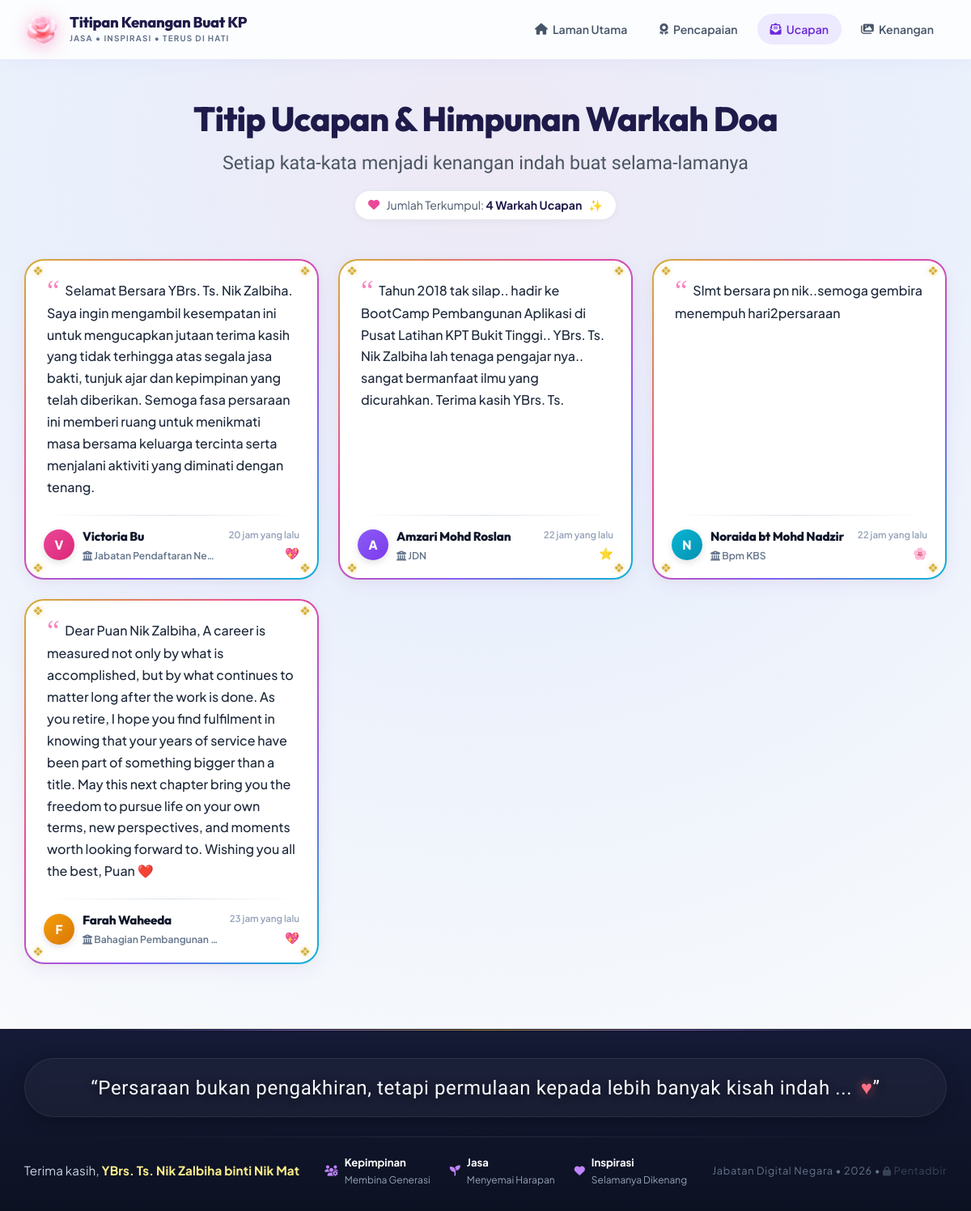
The app's page /titip-ucapan with its own data.
### app/models.py (models this page shows, shortened)
class Submission(db.Model):
    __tablename__ = "submissions"
    id = db.Column(db.Integer, primary_key=True)
    nama = db.Column(db.String(150), nullable=False)
    bahagian = db.Column(db.String(150), nullable=False)
    jawatan = db.Column(db.String(150), nullable=True)
    ucapan = db.Column(db.Text, nullable=True)
    created_at = db.Column(db.DateTime, default=datetime.now)
    status = db.Column(db.String(20), default="active")  # active, archived, reviewed
    data_type = db.Column(db.String(20), default="official")  # 'test' atau 'official' (pengasingan selamat)
    image_filename = db.Column(db.String(255), nullable=True)
    image_local_path = db.Column(db.String(255), nullable=True)
    image_drive_file_id = db.Column(db.String(100), nullable=True)
    image_drive_link = db.Column(db.String(500), nullable=True)
    image_sync_status = db.Column(db.String(30), default="none")  # none, pending, synced, failed
    video_filename = db.Column(db.String(255), nullable=True)
    video_local_path = db.Column(db.String(255), nullable=True)
    video_drive_file_id = db.Column(db.String(100), nullable=True)
    video_drive_link = db.Column(db.String(500), nullable=True)
    video_sync_status = db.Column(db.String(30), default="none")  # none, pending, synced, failed
    ip_address = db.Column(db.String(50), nullable=True)

### app/routes/public.py (the view)
@public_bp.route("/titip-ucapan")
def titip_ucapan():
    all_text_submissions = (
        Submission.query.filter_by(status="active", data_type="official")
        .filter(Submission.ucapan.isnot(None), Submission.ucapan != "")
        .order_by(Submission.created_at.desc())
        .all()
    )
    total_submissions = Submission.query.filter_by(status="active", data_type="official").count()
    return render_template(
        "titip_ucapan.html",
        bahagian_list=BAHAGIAN_JDN,
        all_text_submissions=all_text_submissions,
        total_submissions=total_submissions,
        active_page="titip_ucapan"
    )

### app/routes/public.py (called while the page is built)
@public_bp.app_template_filter("time_ago")
def time_ago_filter(dt):
    if not dt:
        return "Baru sahaja"
    diff = datetime.now() - dt
    seconds = int(diff.total_seconds())
    if seconds < 60:
        return "Baru sahaja"
    elif seconds < 3600:
        mins = max(1, seconds // 60)
        return f"{mins} minit yang lalu"
    elif seconds < 86400:
        hrs = max(1, seconds // 3600)
        return f"{hrs} jam yang lalu"
    elif seconds < 86400 * 7:
        days = max(1, seconds // 86400)
        return f"{days} hari yang lalu"
    else:
        return dt.strftime("%d %b")

### app/templates/titip_ucapan.html (shortened to what this page needs)
{% extends "base.html" %}
{% block content %}
<div class="page-ucapan-wrapper">
  <div class="container">
    <div class="cute-page-header">
      <h1 class="cute-page-title">
        Titip Ucapan & Himpunan Warkah Doa
      </h1>
      <p class="cute-page-subtitle">
        Setiap kata-kata menjadi kenangan indah buat selama-lamanya
      </p>
      <div class="cute-counter-tag">
        <i class="fa-solid fa-heart" style="color: #ec4899;"></i>
        <span>Jumlah Terkumpul: <strong style="color: #1e1b4b;">{{ all_text_submissions|length }} Warkah Ucapan</strong></span>
        <span>✨</span>
      </div>
    </div>
    <div class="comel-warkah-grid">
      {% if all_text_submissions and all_text_submissions|length > 0 %}
        {% for s in all_text_submissions %}
          <div class="warkah-comel-card">
            <span class="corner-motif tl">❖</span>
            <span class="corner-motif tr">❖</span>
            <span class="corner-motif bl">❖</span>
            <span class="corner-motif br">❖</span>
            <div class="warkah-text-area">
              <span class="quote-symbol">&ldquo;</span>
              <p class="warkah-paragraph">{{ s.ucapan }}</p>
            </div>
            <div class="warkah-card-divider"></div>
            <div class="warkah-footer-info">
              <div class="warkah-author-cluster">
                <div class="warkah-cute-avatar avatar-color-{{ loop.index0 % 5 }}">
                  {{ s.nama[:1] | upper }}
                </div>
                <div class="warkah-author-text">
                  <h3 class="warkah-author-name">{{ s.nama }}</h3>
                  <span class="warkah-author-dept">
                    <i class="fa-solid fa-building-columns"></i> {{ s.bahagian if s.bahagian and s.bahagian != '-' else 'Warga JDN' }}
                  </span>
                </div>
              </div>
              <div class="warkah-cute-meta">
                <span class="warkah-time-text">{{ s.created_at | time_ago }}</span>
                <span class="cute-love-icon">
                  {% if loop.index % 3 == 1 %}💖
                  {% elif loop.index % 3 == 2 %}⭐
                  {% else %}🌸{% endif %}
                </span>
              </div>
            </div>
          </div>
        {% endfor %}
      {% endif %}
    </div>
  </div>
</div>
{% endblock %}

### app/templates/base.html (shortened to what this page needs)
<!DOCTYPE html>
<html lang="ms">
<head>
  <link rel="stylesheet" href="https://cdnjs.cloudflare.com/ajax/libs/font-awesome/6.5.1/css/all.min.css">
  <link rel="stylesheet" href="{{ url_for('static', filename='css/style.css') }}?v=20261014_r4">
</head>
<body>
  <header class="site-header">
    <div class="container">
      <div class="nav-wrap">
        <a href="{{ url_for('public.index') }}" class="brand-link" id="nav-brand">
          <img src="{{ url_for('static', filename='images/bunga_rose_logo.png') }}" alt="Titipan Kenangan KP" class="brand-rose-icon">
          <div class="brand-text">
            <h1>Titipan Kenangan Buat KP</h1>
            <span>JASA &bull; INSPIRASI &bull; TERUS DI HATI</span>
          </div>
        </a>
        <div class="nav-menu-container" id="nav-menu-container">
          <ul class="nav-links">
            <li>
              <a href="{{ url_for('public.index') }}" class="nav-item-link {% if active_page == 'home' %}active{% endif %}">
                <i class="fa-solid fa-house"></i> <span>Laman Utama</span>
              </a>
            </li>
            <li>
              <a href="{{ url_for('public.index') }}#pencapaian-legasi" class="nav-item-link">
                <i class="fa-solid fa-award"></i> <span>Pencapaian</span>
              </a>
            </li>
            <li>
              <a href="{{ url_for('public.titip_ucapan') }}" class="nav-item-link {% if active_page == 'titip_ucapan' %}active{% endif %}">
                <i class="fa-solid fa-envelope-open-text"></i> <span>Ucapan</span>
              </a>
            </li>
            <li>
              <a href="{{ url_for('public.kenangan') }}" class="nav-item-link {% if active_page == 'kenangan' %}active{% endif %}">
                <i class="fa-solid fa-images"></i> <span>Kenangan</span>
              </a>
            </li>
          </ul>
        </div>
      </div>
    </div>
  </header>
  <main style="flex: 1 0 auto;">
    {% block content %}{% endblock %}
  </main>
  <footer class="site-footer">
    <div class="container">
      <div class="footer-wrapper">
        <div class="footer-quote-wide">
          <span class="footer-quote-text">
            &ldquo;Persaraan bukan pengakhiran, tetapi permulaan kepada lebih banyak kisah indah ... <span class="footer-heart">&hearts;</span>&rdquo;
          </span>
        </div>
        <div class="footer-divider-line"></div>
        <div class="footer-bottom-grid">
          <div class="footer-salutation">
            Terima kasih, <strong>YBrs. Ts. Nik Zalbiha binti Nik Mat</strong>
          </div>
          <div class="footer-badges">
            <div class="footer-badge-item">
              <i class="fa-solid fa-users-gear"></i>
              <div>
                <strong>Kepimpinan</strong><br>
                <span class="footer-badge-sub">Membina Generasi</span>
              </div>
            </div>
            <div class="footer-badge-item">
              <i class="fa-solid fa-seedling"></i>
              <div>
                <strong>Jasa</strong><br>
                <span class="footer-badge-sub">Menyemai Harapan</span>
              </div>
            </div>
            <div class="footer-badge-item">
              <i class="fa-solid fa-heart"></i>
              <div>
                <strong>Inspirasi</strong><br>
                <span class="footer-badge-sub">Selamanya Dikenang</span>
              </div>
            </div>
          </div>
          <div class="footer-meta-text">
            Jabatan Digital Negara &bull; 2026
            {% if not session.get('is_admin') %}
              &bull; <a href="{{ url_for('admin.login') }}" style="color: inherit; text-decoration: none; opacity: 0.5;" title="Akses Pentadbir"><i class="fa-solid fa-lock" style="font-size: 0.72rem;"></i> Pentadbir</a>
            {% endif %}
          </div>
        </div>
      </div>
    </div>
  </footer>
</body>
</html>

### app/templates/titip_ucapan.html (style rules this page uses)
.page-ucapan-wrapper { padding: 3rem 0 5rem; background: radial-gradient(circle at 50% 10%, rgba(244, 114, 182, 0.08) 0%, rgba(224, 231, 255, 0.3) 40%, #f8fafc 100%); min-height: 80vh; }
.cute-page-header { text-align: center; max-width: 820px; margin: 0 auto 3rem; }
.cute-page-title { font-size: clamp(2rem, 3.5vw, 2.85rem); color: #1e1b4b; font-weight: 800; line-height: 1.22; margin-bottom: 12px; letter-spacing: -0.02em; }
.cute-page-subtitle { font-family: 'Courgette', 'Playfair Display', cursive, serif; font-size: clamp(1.15rem, 2vw, 1.45rem); color: #4b5563; line-height: 1.5; margin-bottom: 16px; }
.cute-counter-tag { display: inline-flex; align-items: center; gap: 8px; background: #ffffff; border: 1px solid #e2e8f0; padding: 6px 16px; border-radius: 9999px; font-size: 0.88rem; color: #475569; box-shadow: 0 2px 8px rgba(0,0,0,0.04); }
.comel-warkah-grid { display: grid; grid-template-columns: repeat(auto-fill, minmax(min(100%, 290px), 1fr)); gap: 1.5rem; width: 100%; }
.warkah-comel-card { position: relative; border-radius: 24px; padding: 24px 22px 18px 22px; background-color: #ffffff; border: 2px solid transparent; background-image: linear-gradient(#ffffff, #ffffff), linear-gradient(135deg, #d4af37 0%, #ec4899 38%, #8b5cf6 70%, #06b6d4 100%); background-origin: padding-box, border-box; background-clip: padding-box, border-box; box-shadow: 0 8px 24px rgba(124, 58, 237, 0.06), 0 2px 8px rgba(212, 175, 55, 0.08); transition: all 0.32s cubic-bezier(0.175, 0.885, 0.32, 1.275); display: flex; flex-direction: column; justify-content: space-between; }
.corner-motif { position: absolute; font-size: 0.72rem; color: #d4af37; text-shadow: 0 0 6px rgba(212, 175, 55, 0.6); user-select: none; pointer-events: none; line-height: 1; }
.corner-motif.tl { top: 7px; left: 9px; }
.corner-motif.tr { top: 7px; right: 9px; }
.corner-motif.bl { bottom: 7px; left: 9px; }
.corner-motif.br { bottom: 7px; right: 9px; }
.warkah-text-area { position: relative; padding: 0 4px; margin-bottom: 1.25rem; flex-grow: 1; }
.quote-symbol { font-family: 'Playfair Display', serif; font-size: 2.2rem; color: #f472b6; line-height: 0.8; display: inline-block; margin-right: 4px; vertical-align: top; opacity: 0.85; }
.warkah-paragraph { font-size: 1rem; line-height: 1.68; color: #1e293b; font-weight: 500; margin: 0; word-break: break-word; display: inline; }
.warkah-card-divider { height: 1px; width: 100%; background: linear-gradient(90deg, transparent, rgba(203, 213, 225, 0.7), transparent); margin-bottom: 14px; }
.warkah-footer-info { display: flex; align-items: center; justify-content: space-between; gap: 12px; }
.warkah-author-cluster { display: flex; align-items: center; gap: 10px; min-width: 0; }
.warkah-cute-avatar { width: 38px; height: 38px; border-radius: 50%; display: flex; align-items: center; justify-content: center; color: #ffffff; font-weight: 800; font-size: 0.95rem; box-shadow: 0 3px 8px rgba(0,0,0,0.12); flex-shrink: 0; }
.avatar-color-0 { background: linear-gradient(135deg, #ec4899, #db2777); }
.avatar-color-1 { background: linear-gradient(135deg, #8b5cf6, #7c3aed); }
.avatar-color-2 { background: linear-gradient(135deg, #06b6d4, #0891b2); }
.avatar-color-3 { background: linear-gradient(135deg, #f59e0b, #d97706); }
.warkah-author-text { min-width: 0; }
.warkah-author-name { font-size: 0.95rem; font-weight: 800; color: #0f172a; margin: 0 0 2px 0; white-space: nowrap; overflow: hidden; text-overflow: ellipsis; }
.warkah-author-dept { font-size: 0.76rem; color: #64748b; font-weight: 600; display: block; white-space: nowrap; overflow: hidden; text-overflow: ellipsis; }
.warkah-cute-meta { text-align: right; flex-shrink: 0; display: flex; flex-direction: column; align-items: flex-end; gap: 2px; }
.warkah-time-text { font-size: 0.72rem; color: #94a3b8; font-weight: 600; }
.cute-love-icon { font-size: 0.9rem; display: inline-block; animation: cuteHeartPulse 2.4s infinite ease-in-out; }

### records on screen
Submission: ucapan "Selamat Bersara YBrs. Ts. Nik Zalbiha. Saya ingin mengambil kesempatan ini untuk mengucapkan jutaan terima kasih yang tidak terhingga atas segala jasa bakti, tunjuk ajar dan kepimpinan yang telah diberikan. Semoga fasa persaraan ini memberi ruang untuk menikmati masa bersama keluarga tercinta serta menjalani aktiviti yang diminati dengan tenang.", nama "V", nama "Victoria Bu", bahagian "Jabatan Pendaftaran Ne…", created_at "20 jam yang lalu"
Submission: ucapan "Tahun 2018 tak silap.. hadir ke BootCamp Pembangunan Aplikasi di Pusat Latihan KPT Bukit Tinggi.. YBrs. Ts. Nik Zalbiha lah tenaga pengajar nya.. sangat bermanfaat ilmu yang dicurahkan. Terima kasih YBrs. Ts.", nama "A", nama "Amzari Mohd Roslan", bahagian "JDN", created_at "22 jam yang lalu"
Submission: ucapan "Slmt bersara pn nik..semoga gembira menempuh hari2persaraan", nama "N", nama "Noraida bt Mohd Nadzir", bahagian "Bpm KBS", created_at "22 jam yang lalu"
Submission: ucapan "Dear Puan Nik Zalbiha, A career is measured not only by what is accomplished, but by what continues to matter long after the work is done. As you retire, I hope you find fulfilment in knowing that your years of service have been part of something bigger than a title. May this next chapter bring you the freedom to pursue life on your own terms, new perspectives, and moments worth looking forward to. Wishing you all the best, Puan ❤️", nama "F", nama "Farah Waheeda", bahagian "Bahagian Pembangunan…", created_at "23 jam yang lalu"

### other values on screen
{{ all_text_submissions|length }} "4"
